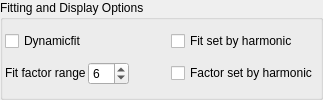
               <widget class="QGroupBox" name="groupBox_settings_fitting">
                <property name="sizePolicy">
                 <sizepolicy hsizetype="Preferred" vsizetype="Preferred">
                  <horstretch>0</horstretch>
                  <verstretch>0</verstretch>
                 </sizepolicy>
                </property>
                <property name="title">
                 <string>Fitting and Display Options</string>
                </property>
                <property name="flat">
                 <bool>true</bool>
                </property>
                <layout class="QGridLayout" name="gridLayout_2">
                 <property name="leftMargin">
                  <number>2</number>
                 </property>
                 <property name="topMargin">
                  <number>2</number>
                 </property>
                 <property name="rightMargin">
                  <number>2</number>
                 </property>
                 <property name="bottomMargin">
                  <number>2</number>
                 </property>
                 <property name="spacing">
                  <number>2</number>
                 </property>
                 <item row="0" column="0">
                  <widget class="QCheckBox" name="checkBox_dynamicfit">
                   <property name="text">
                    <string>Dynamicfit</string>
                   </property>
                  </widget>
                 </item>
                 <item row="0" column="1">
                  <widget class="QCheckBox" name="checkBox_dynamicfitbyharm">
                   <property name="text">
                    <string>Fit set by harmonic</string>
                   </property>
                  </widget>
                 </item>
                 <item row="1" column="0">
                  <layout class="QHBoxLayout" name="horizontalLayout_fitfactor">
                   <item>
                    <widget class="QLabel" name="label_fitfactor">
                     <property name="sizePolicy">
                      <sizepolicy hsizetype="Minimum" vsizetype="Fixed">
                       <horstretch>0</horstretch>
                       <verstretch>0</verstretch>
                      </sizepolicy>
                     </property>
                     <property name="text">
                      <string>Fit factor range</string>
                     </property>
                    </widget>
                   </item>
                   <item>
                    <widget class="QSpinBox" name="spinBox_fitfactor">
                     <property name="minimum">
                      <number>1</number>
                     </property>
                     <property name="maximum">
                      <number>10</number>
                     </property>
                     <property name="value">
                      <number>6</number>
                     </property>
                    </widget>
                   </item>
                   <item>
                    <spacer name="horizontalSpacer_3">
                     <property name="orientation">
                      <enum>Qt::Horizontal</enum>
                     </property>
                     <property name="sizeHint" stdset="0">
                      <size>
                       <width>40</width>
                       <height>20</height>
                      </size>
                     </property>
                    </spacer>
                   </item>
                  </layout>
                 </item>
                 <item row="1" column="1">
                  <widget class="QCheckBox" name="checkBox_fitfactorbyharm">
                   <property name="text">
                    <string>Factor set by harmonic</string>
                   </property>
                  </widget>
                 </item>
                </layout>
               </widget>
